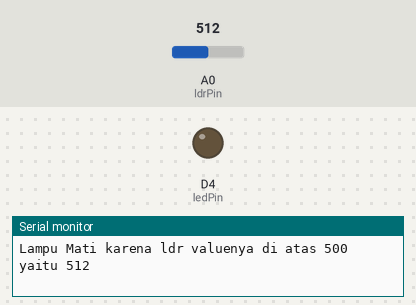
Bench run of a sketch on a simulated ESP8266 (NodeMCU). Parts: output pins drawn as LEDs (lit = HIGH), the last lines printed to the serial monitor. Dashed ring = blinking. Inputs (shaded band) come from the test bench; at power-on: A0 (ldrPin) = 512.

Above: at 1.8 s.
1.9 s: A0 (ldrPin) set to 488
At 4.4 s:
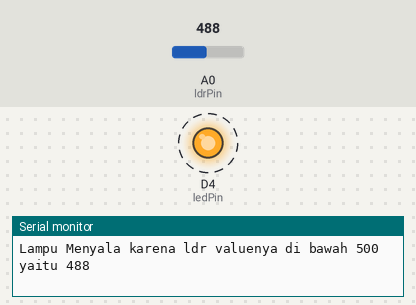
6.0 s: A0 (ldrPin) set to 510
At 7.0 s:
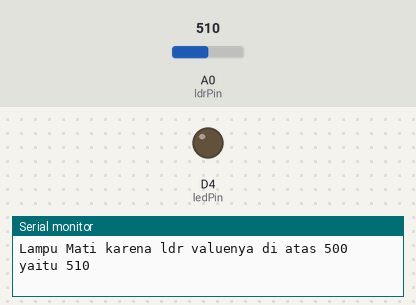
7.5 s: A0 (ldrPin) set to 490
At 9.7 s:
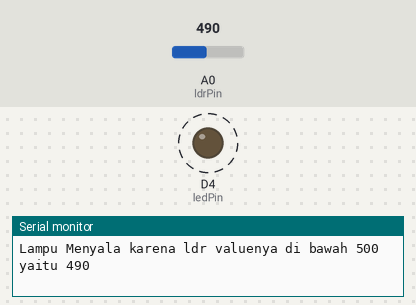
11.6 s: A0 (ldrPin) set to 511
At 12.4 s:
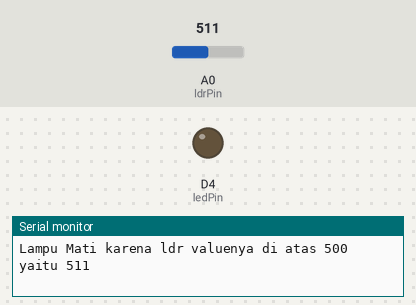
Timing chart, 0 to 14.1 s (numbered marks = the images above; inputs shaded):
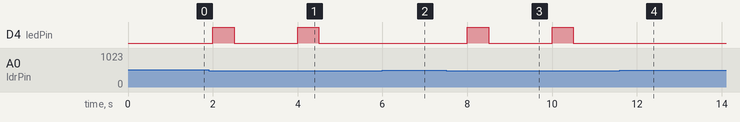

The sketch:

soal1dan2_tugas12.ino
```cpp
int ldrPin = A0; // Pin analog untuk sensor LDR
int ledPin = D4; // Pin digital untuk LED

void setup() {
  Serial.begin(115200);
  pinMode(ldrPin, INPUT);
  pinMode(ledPin, OUTPUT);
}
void loop() {
  int ldrValue = analogRead(ldrPin);
  // Sesuaikan nilai ambang sesuai kebutuhan
  int threshold = 500;

  if (ldrValue < threshold) {
    digitalWrite(ledPin, HIGH); delay(500);
    digitalWrite(ledPin, LOW); delay(500); // Mengaktifkan LED
    Serial.print("Lampu Menyala karena ldr valuenya di bawah 500 yaitu ");
    Serial.println(ldrValue);
    delay(1000);

  } else {
    digitalWrite(ledPin, LOW);  // Mematikan LED
    Serial.print("Lampu Mati karena ldr valuenya di atas 500 yaitu ");
    Serial.println(ldrValue);
    delay(1000);
  }

}
```

Measured:
- the behaviour switches between 500 and 499 on A0 (ldrPin) (found by bisection; images 0 and 1)
- after the input at 1.9 s, D4 (ledPin): alternates HIGH for 0.50 s and LOW for 1.5 s, starting after 0.10 s
- after the input at 6.0 s, D4 (ledPin): stays LOW (without the input it goes to HIGH after 0.00 s)
- after the input at 7.5 s, D4 (ledPin): alternates HIGH for 0.50 s and LOW for 1.5 s, starting after 0.50 s
- after the input at 11.6 s, D4 (ledPin): stays LOW (without the input it goes to HIGH after 0.40 s)
